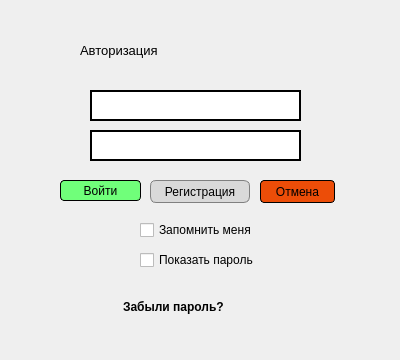
<?xml version="1.0" encoding="UTF-8"?>
<ui version="4.0">
 <class>Dialog</class>
 <widget class="QDialog" name="Dialog">
  <property name="geometry">
   <rect>
    <x>0</x>
    <y>0</y>
    <width>400</width>
    <height>360</height>
   </rect>
  </property>
  <property name="minimumSize">
   <size>
    <width>400</width>
    <height>360</height>
   </size>
  </property>
  <property name="maximumSize">
   <size>
    <width>400</width>
    <height>360</height>
   </size>
  </property>
  <property name="baseSize">
   <size>
    <width>400</width>
    <height>360</height>
   </size>
  </property>
  <property name="windowTitle">
   <string>Dialog</string>
  </property>
  <widget class="QPushButton" name="loginButton">
   <property name="geometry">
    <rect>
     <x>60</x>
     <y>180</y>
     <width>81</width>
     <height>21</height>
    </rect>
   </property>
   <property name="styleSheet">
    <string notr="true">border-radius: 4px;
background-color: #70ff7a;
border: 1px solid  black;</string>
   </property>
   <property name="text">
    <string>Войти</string>
   </property>
  </widget>
  <widget class="QPushButton" name="cancelButton">
   <property name="geometry">
    <rect>
     <x>260</x>
     <y>180</y>
     <width>75</width>
     <height>23</height>
    </rect>
   </property>
   <property name="styleSheet">
    <string notr="true">border-radius: 4px;
background-color:#ec4d08;
border: 1px solid  black;</string>
   </property>
   <property name="text">
    <string>Отмена</string>
   </property>
  </widget>
  <widget class="QCheckBox" name="rememberBox">
   <property name="geometry">
    <rect>
     <x>140</x>
     <y>220</y>
     <width>211</width>
     <height>20</height>
    </rect>
   </property>
   <property name="text">
    <string>Запомнить меня</string>
   </property>
  </widget>
  <widget class="QLabel" name="label">
   <property name="geometry">
    <rect>
     <x>80</x>
     <y>30</y>
     <width>261</width>
     <height>41</height>
    </rect>
   </property>
   <property name="styleSheet">
    <string notr="true">font-size: 10pt;</string>
   </property>
   <property name="text">
    <string>Авторизация</string>
   </property>
  </widget>
  <widget class="QCommandLinkButton" name="restorePasswordButton">
   <property name="geometry">
    <rect>
     <x>110</x>
     <y>290</y>
     <width>220</width>
     <height>50</height>
    </rect>
   </property>
   <property name="maximumSize">
    <size>
     <width>1677721</width>
     <height>16777215</height>
    </size>
   </property>
   <property name="styleSheet">
    <string notr="true"/>
   </property>
   <property name="text">
    <string>Забыли пароль?</string>
   </property>
   <property name="iconSize">
    <size>
     <width>0</width>
     <height>0</height>
    </size>
   </property>
  </widget>
  <widget class="QCheckBox" name="passwordBox">
   <property name="geometry">
    <rect>
     <x>140</x>
     <y>250</y>
     <width>211</width>
     <height>20</height>
    </rect>
   </property>
   <property name="text">
    <string>Показать пароль</string>
   </property>
  </widget>
  <widget class="QPushButton" name="registrationButton">
   <property name="geometry">
    <rect>
     <x>150</x>
     <y>180</y>
     <width>100</width>
     <height>23</height>
    </rect>
   </property>
   <property name="styleSheet">
    <string notr="true">border-radius: 6px;
background-color:#D9D9D9;
border: 1px solid  gray;</string>
   </property>
   <property name="text">
    <string>Регистрация</string>
   </property>
  </widget>
  <widget class="QLineEdit" name="userName">
   <property name="geometry">
    <rect>
     <x>90</x>
     <y>90</y>
     <width>211</width>
     <height>31</height>
    </rect>
   </property>
   <property name="styleSheet">
    <string notr="true">border: 2px solid  black;
font-size:11pt;
 </string>
   </property>
   <property name="alignment">
    <set>Qt::AlignLeading|Qt::AlignLeft|Qt::AlignVCenter</set>
   </property>
  </widget>
  <widget class="QLineEdit" name="password">
   <property name="geometry">
    <rect>
     <x>90</x>
     <y>130</y>
     <width>211</width>
     <height>31</height>
    </rect>
   </property>
   <property name="styleSheet">
    <string notr="true">border: 2px solid  black;
font-size:11pt;
 </string>
   </property>
  </widget>
 </widget>
 <resources/>
 <connections/>
</ui>
